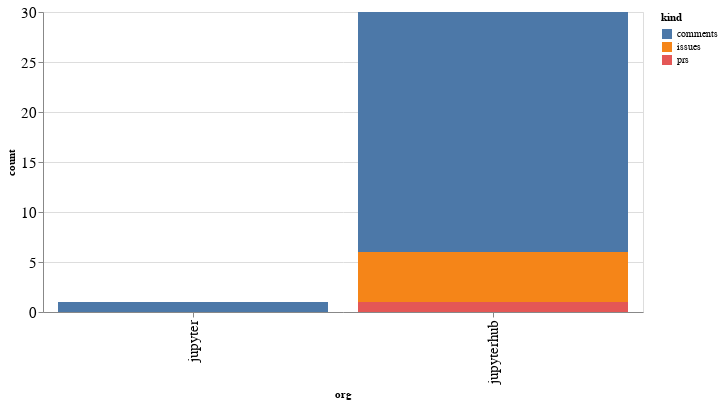

Here is the notebook cell this chart was saved with:
### Code cell
alt.Chart(org_summaries, width=600).mark_bar().encode(
    x='org',
    y='count',
    color='kind',
    tooltip="org"
)

### Figure 1 — Vega-Lite specification as saved in the notebook (floating-point values rounded to 4 significant figures)
{"config": {"axisLeft": {"labelFontSize": 15}, "axisBottom": {"labelFontSize": 15}}, "data": {"name": "data-d1c1fe6f79f61f1263adf769f65e19e4"}, "mark": "bar", "encoding": {"color": {"type": "nominal", "field": "kind"}, "tooltip": {"type": "nominal", "field": "org"}, "x": {"type": "nominal", "field": "org"}, "y": {"type": "quantitative", "field": "count"}}, "width": 600, "$schema": "https://vega.github.io/schema/vega-lite/v4.8.1.json", "datasets": {"data-d1c1fe6f79f61f1263adf769f65e19e4": [{"org": "jupyter", "kind": "comments", "count": 1}, {"org": "jupyterhub", "kind": "comments", "count": 24}, {"org": "jupyterhub", "kind": "issues", "count": 5}, {"org": "jupyterhub", "kind": "prs", "count": 1}]}}
